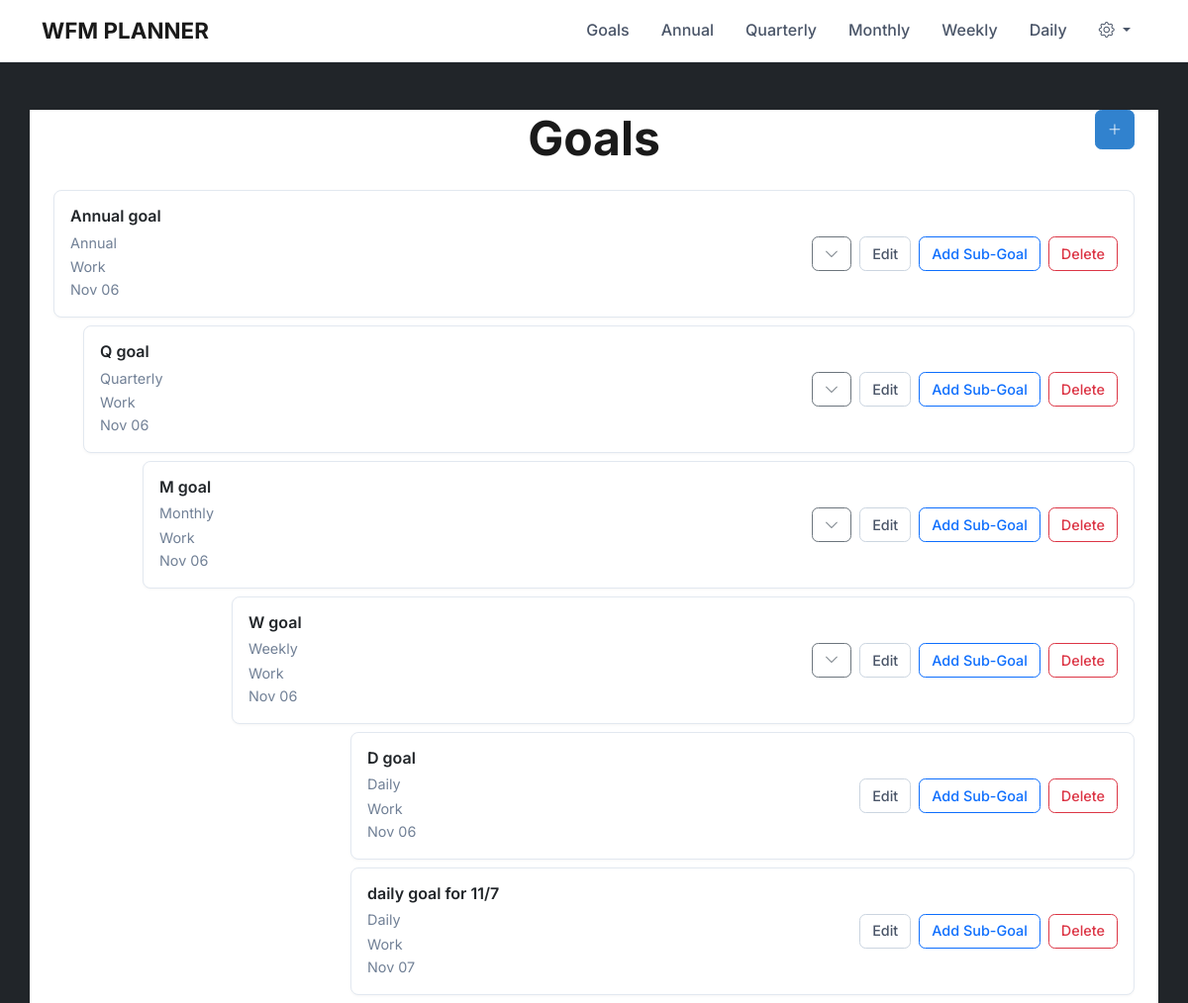
The page /goals on the database its author committed.
### app/models.py (models this page shows, shortened)
class Goal(db.Model):
    id = db.Column(db.Integer, primary_key=True)
    title = db.Column(db.String(100), nullable=False)
    type = db.Column(db.String(20), default='annual')  # e.g., Annual, Q1, Jan, etc.
    description = db.Column(db.Text, nullable=False)
    motivation = db.Column(db.Text)
    due_date = db.Column(db.Date)
    completed = db.Column(db.Boolean, default=False)
    created_at = db.Column(db.DateTime, default=datetime.utcnow)
    parent_id = db.Column(db.Integer, db.ForeignKey('goal.id'), nullable=True)
    status = db.Column(db.String(20), default='todo', nullable=False, server_default='todo')  # 'todo', 'in_progress', 'blocked', 'done'
    category = db.Column(db.String(20))
    children = db.relationship(
        'Goal',
        backref=db.backref('parent', remote_side=[id]),
        lazy=True,
        cascade='all, delete-orphan'
    )

### app/routes.py (the view, shortened to what this page needs)
@bp.route('/goals', methods=['GET', 'POST'])
def goals():
    form = GoalForm()
    print(form)
    goals = Goal.query.filter(
        db.or_(
            Goal.parent_id.is_(None),
            Goal.parent_id == ''
        )
    ).options(
        db.joinedload(Goal.children)
    ).order_by(
        db_case((Goal.due_date.is_(None), 0), else_=1),
        Goal.due_date.asc(),
        Goal.id
    ).all()
    def sort_children(goal):
        if goal.children:
            goal.children.sort(key=lambda x: (x.due_date or datetime.max.date(), x.id))
            for child in goal.children:
                sort_children(child)
    for goal in goals:
        sort_children(goal)
    return render_template(
        'goals.html',
        goals=goals,
        form=form,
        today=today,
        today_quarter=today_quarter
    )

### app/__init__.py (called while the page is built)
def get_current_sunday_week():
    today = datetime.now().date()
    sunday = today - timedelta(days=today.weekday() + 1)
    return sunday.isocalendar()[0], sunday.isocalendar()[1]

### app/templates/goals.html (shortened to what this page needs)
{% extends "base.html" %}
{% block content %}
<div class="container mt-4">
    <div class="position-relative mb-4">
        <h1 class="display-5 fw-bold text-center">Goals</h1>
        <button class="btn btn-success position-absolute top-0 end-0 rounded-circle p-0 d-flex align-items-center justify-content-center"
                style="width: 40px; height: 40px;"
                data-bs-toggle="modal" data-bs-target="#goalModal"
                title="Add New Goal">
            <i class="bi bi-plus-lg"></i>
        </button>
    </div>
    {% if goals %}
        <div class="goal-hierarchy">
            {% macro render_goal(goal, level=0) %}
                <div class="goal-item" style="margin-left: {{ level * 30 }}px;" data-goal-id="{{ goal.id }}">
                    <div class="card mb-2 goal-card" data-goal-id="{{ goal.id }}">
                        <div class="view-mode p-3 d-flex align-items-center justify-content-between">
                            <div class="flex-grow-1">
                                <h6 class="card-title mb-1 goal-title-text">{{ goal.title }}</h6>
                                <small class="text-muted">{{ goal.type|capitalize }}</small>
                                {% if goal.category %}
                                    <small class="text-muted d-block">{{ goal.category }}</small>
                                {% endif %}
                                {% if goal.due_date %}
                                    <small class="text-muted d-block">{{ goal.due_date.strftime('%b %d') }}</small>
                                {% endif %}
                            </div>
                            <div class="d-flex gap-2">
                                {% if goal.children %}
                                    <button class="btn btn-sm btn-outline-secondary collapse-toggle">
                                        <i class="bi bi-chevron-down"></i>
                                    </button>
                                {% endif %}
                                <button class="btn btn-sm btn-outline-dark edit-goal-btn">Edit</button>
                                <button class="btn btn-sm btn-outline-primary add-subgoal-btn" data-parent-id="{{ goal.id }}">Add Sub-Goal</button>
                                <button class="btn btn-sm btn-outline-danger delete-goal-btn" data-goal-id="{{ goal.id }}">Delete</button>
                            </div>
                        </div>
                    </div>
                    {% if goal.children %}
                        <div class="goal-children">
                            {% for child in goal.children %}
                                {{ render_goal(child, level + 1) }}
                            {% endfor %}
                        </div>
                    {% endif %}
                </div>
            {% endmacro %}
            {% for goal in goals %}
                {{ render_goal(goal) }}
            {% endfor %}
        </div>
    {% else %}
        <p class="text-center text-muted">No goals yet. Click the + to create one!</p>
    {% endif %}
</div>
{% endblock %}

### app/templates/base.html (shortened to what this page needs)
<!DOCTYPE html>
<html lang="en">
<head>
    <link href="https://cdn.jsdelivr.net/npm/bootstrap@5.3.3/dist/css/bootstrap.min.css" rel="stylesheet">
    <link rel="stylesheet" href="https://cdn.jsdelivr.net/npm/bootstrap-icons@1.11.0/font/bootstrap-icons.css">
    <link href="{{ url_for('static', filename='css/style.css') }}" rel="stylesheet">
</head>
<body class="bg-dark text-warning">
    <nav class="navbar navbar-expand-lg navbar-dark bg-dark">
        <div class="container">
            <a class="navbar-brand fw-bold" href="/">WFM PLANNER</a>
            <div class="collapse navbar-collapse" id="navbarNav">
                <ul class="navbar-nav ms-auto">
                    <li class="nav-item">
                        <a class="nav-link" href="{{ url_for('main.goals') }}">Goals</a>
                    </li>
                    <li class="nav-item">
                        <a class="nav-link" href="{{ url_for('main.year_page', year=today.year) }}">
                            Annual
                        </a>
                    </li>
                    <li class="nav-item">
                        <a class="nav-link" href="{{ url_for('main.quarter_page', year=today.year, q_num=today_quarter) }}">
                            Quarterly
                        </a>
                    </li>
                    <li class="nav-item">
                        <a class="nav-link" href="{{ url_for('main.month_page', year=today.year, month=today.month) }}">
                            Monthly
                        </a>
                    </li>
                    <li class="nav-item">
                        {% set current_year, current_week = get_current_sunday_week() %}
                        <a class="nav-link" href="{{ url_for('main.week_page', year=current_year, week=current_week) }}">
                            Weekly
                        </a>
                    </li>
                    <li class="nav-item">
                        <a class="nav-link" href="{{ url_for('main.day_page', year=today.year, month=today.month, day=today.day) }}">
                            Daily
                        </a>
                    </li>
                    <li class="nav-item dropdown">
                        <a class="nav-link dropdown-toggle" href="#" role="button" data-bs-toggle="dropdown" aria-expanded="false">
                            <i class="bi bi-gear"></i>
                        </a>
                    </li>
                </ul>
            </div>
        </div>
    </nav>
    <div class="container mt-5">
        {% block content %}{% endblock %}
    </div>
</body>
</html>

### app/static/css/style.css (style rules this page uses)
* { font-family: 'Inter', -apple-system, BlinkMacSystemFont, sans-serif !important; }
html, body, .container, .card, .card-body, .card-header, .navbar, .progress { background-color: #ffffff !important; background: #ffffff !important; }
.dropdown-toggle { position: relative; z-index: 1050 !important; }
body { color: #1a1a1a !important; line-height: 1.6; }
h1, h2, h3, h4, h5, h6 { font-weight: 600; color: #1a1a1a; margin-bottom: 0.75rem; }
.navbar { border-bottom: 1px solid #e2e8f0 !important; box-shadow: 0 1px 2px rgba(0,0,0,0.03); }
.navbar-brand { font-weight: 700; color: #1a1a1a !important; font-size: 1.4rem; }
.nav-link { color: #4a5568 !important; font-weight: 500; padding: 0.5rem 1rem !important; }
.card { border: 1px solid #e2e8f0 !important; border-radius: 0.5rem !important; box-shadow: 0 1px 3px rgba(0,0,0,0.04) !important; transition: box-shadow 0.2s ease; }
.btn { font-weight: 500; border-radius: 0.4rem !important; padding: 0.35rem 0.75rem; font-size: 0.9rem; }
.btn-outline-dark { color: #4a5568; border-color: #cbd5e0; }
.btn-success { background: #3182ce; border-color: #3182ce; }
.text-muted { color: #718096 !important; font-size: 0.9rem; }
small { font-size: 0.85rem; }
.goal-card, .card { width: 100% !important; max-width: none !important; }

### app/templates/goals.html (style rules this page uses)
.goal-children { transition: max-height 0.3s ease; overflow: hidden; }

### rows shown on the page
Goal: title "Annual goal", type "Annual", category "Work", due_date "Nov 06"
Goal: title "Q goal", type "Quarterly", category "Work", due_date "Nov 06"
Goal: title "M goal", type "Monthly", category "Work", due_date "Nov 06"
Goal: title "W goal", type "Weekly", category "Work", due_date "Nov 06"
Goal: title "D goal", type "Daily", category "Work", due_date "Nov 06"
Goal: title "daily goal for 11/7", type "Daily", category "Work", due_date "Nov 07"
